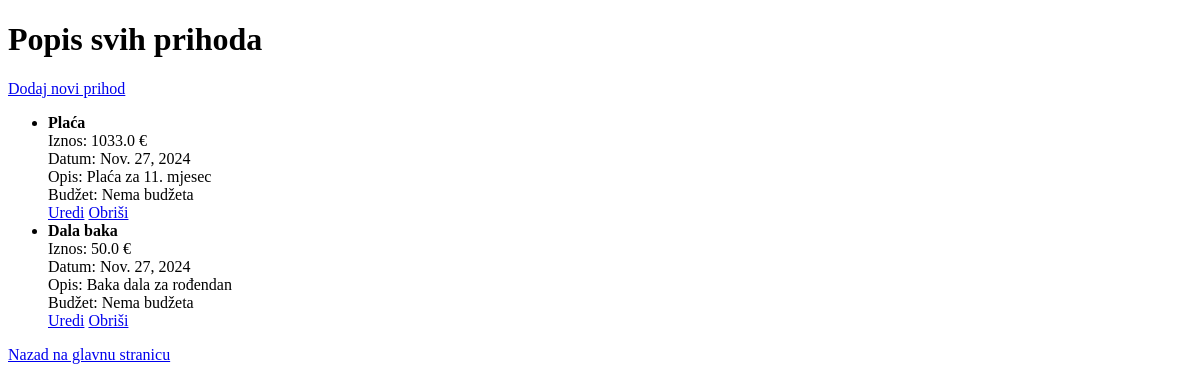
/main/prihodi/, run on an earlier commit of the app's database.
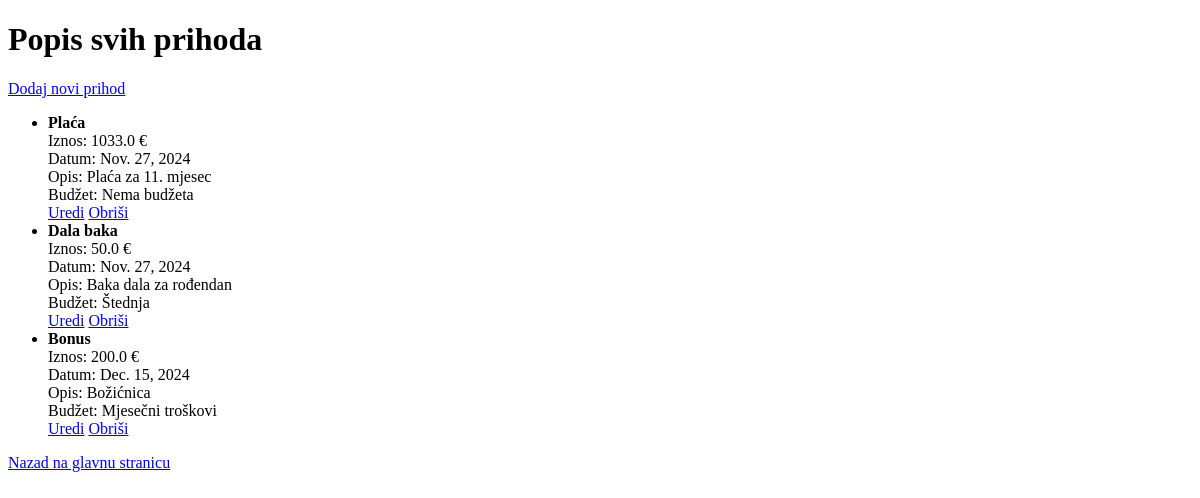
And on a later commit of the database.
### main/models.py (models this page shows, shortened)
class Prihod(models.Model):
    naziv = models.CharField(max_length=30)
    iznos = models.FloatField()
    datum = models.DateField()
    opis = models.TextField()
    budzet = models.ForeignKey(Budzet, on_delete=models.SET_NULL, null=True, blank=True)

class Budzet(models.Model):
    naziv = models.CharField(max_length=30)
    iznos = models.FloatField()
    datum = models.DateField()
    opis = models.TextField()
    tag = models.OneToOneField('Tag', on_delete=models.SET_NULL, null=True, blank=True, related_name='budzet')

### main/views.py (the view)
# urls.py: path('prihodi/', PrihodList.as_view(), name='prihod_list'),
class PrihodList(ListView):
    model = Prihod
    template_name = 'main/prihod_list.html'
    context_object_name = 'prihodi'
    def get_queryset(self):
        queryset = Prihod.objects.all()
        datum_od = self.request.GET.get('datum_od')
        datum_do = self.request.GET.get('datum_do')
        if datum_od:
            queryset = queryset.filter(datum__gte=datum_od)
        if datum_do:
            queryset = queryset.filter(datum__lte=datum_do)
        return queryset

### main/templates/main/prihod_list.html (shortened to what this page needs)
<!DOCTYPE html>
<html lang="hr">
<head>
</head>
<body>
    <h1>Popis svih prihoda</h1>
    <a href="{% url 'prihod-create' %}">Dodaj novi prihod</a>
    <ul>
        {% for prihod in prihodi %}
            <li>
                <strong>{{ prihod.naziv }}</strong><br>
                Iznos: {{ prihod.iznos }} €<br>
                Datum: {{ prihod.datum }}<br>
                Opis: {{ prihod.opis }}<br>
                Budžet: {% if prihod.budzet %}{{ prihod.budzet.naziv }}{% else %}Nema budžeta{% endif %}<br>
                <a href="{% url 'prihod-update' prihod.naziv %}">Uredi</a>
                <a href="{% url 'prihod-delete' prihod.naziv %}">Obriši</a>
            </li>
        {% endfor %}
    </ul>
    <a href="{% url 'korisnik' %}">Nazad na glavnu stranicu</a>
</body>
</html>

What changed in the data, as far as the page shows it:
changed Prihod "Dala baka": budzet.naziv (not shown) → "Štednja"; no longer shows "Nema budžeta"
added Prihod: naziv "Bonus", iznos "200.0", datum "Dec. 15, 2024", opis "Božićnica", budzet.naziv "Mjesečni troškovi"
